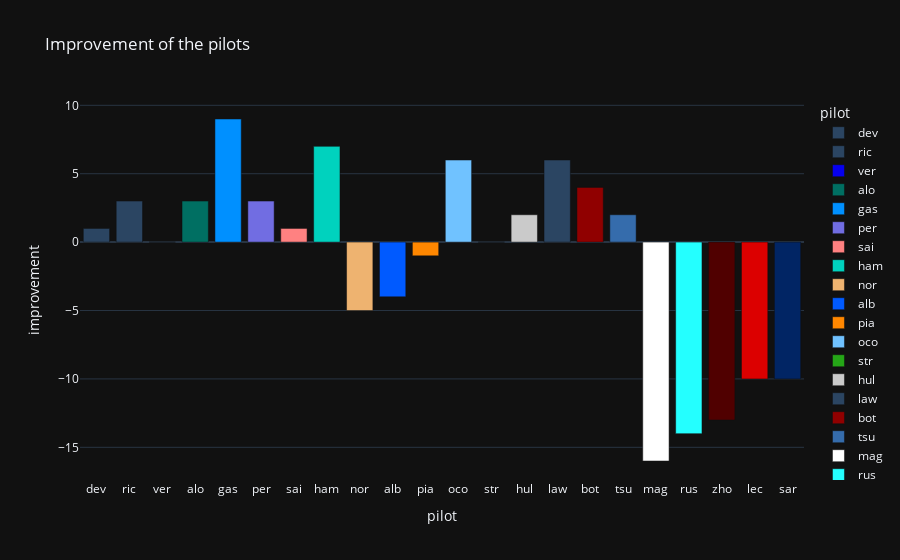

Notebook cell for this chart:
### Code cell
# px.scatter(last_gp, x="pilot", y="improvement", title="Improvement of the pilots", marginal_y="histogram", template="plotly_dark")
px.bar(last_gp, x="pilot", y="improvement", title="Improvement of the pilots", color="pilot", color_discrete_map=colors["pilot"], template="plotly_dark")
# invert the y axis

### Figure 1 — Plotly figure (JSON) as saved in the notebook; plotly's stock layout.template omitted (floating-point values rounded to 4 significant figures)
{"data": [{"alignmentgroup": "True", "hovertemplate": "pilot=%{x}<br>improvement=%{y}<extra></extra>", "legendgroup": "dev", "marker": {"color": "#2b4562", "pattern": {"shape": ""}}, "name": "dev", "offsetgroup": "dev", "orientation": "v", "showlegend": true, "textposition": "auto", "type": "bar", "x": ["dev"], "xaxis": "x", "y": [1], "yaxis": "y"}, {"alignmentgroup": "True", "hovertemplate": "pilot=%{x}<br>improvement=%{y}<extra></extra>", "legendgroup": "ric", "marker": {"color": "#2b4562", "pattern": {"shape": ""}}, "name": "ric", "offsetgroup": "ric", "orientation": "v", "showlegend": true, "textposition": "auto", "type": "bar", "x": ["ric"], "xaxis": "x", "y": [3], "yaxis": "y"}, {"alignmentgroup": "True", "hovertemplate": "pilot=%{x}<br>improvement=%{y}<extra></extra>", "legendgroup": "ver", "marker": {"color": "#0600ef", "pattern": {"shape": ""}}, "name": "ver", "offsetgroup": "ver", "orientation": "v", "showlegend": true, "textposition": "auto", "type": "bar", "x": ["ver"], "xaxis": "x", "y": [0], "yaxis": "y"}, {"alignmentgroup": "True", "hovertemplate": "pilot=%{x}<br>improvement=%{y}<extra></extra>", "legendgroup": "alo", "marker": {"color": "#006f62", "pattern": {"shape": ""}}, "name": "alo", "offsetgroup": "alo", "orientation": "v", "showlegend": true, "textposition": "auto", "type": "bar", "x": ["alo"], "xaxis": "x", "y": [3], "yaxis": "y"}, {"alignmentgroup": "True", "hovertemplate": "pilot=%{x}<br>improvement=%{y}<extra></extra>", "legendgroup": "gas", "marker": {"color": "#0090ff", "pattern": {"shape": ""}}, "name": "gas", "offsetgroup": "gas", "orientation": "v", "showlegend": true, "textposition": "auto", "type": "bar", "x": ["gas"], "xaxis": "x", "y": [9], "yaxis": "y"}, {"alignmentgroup": "True", "hovertemplate": "pilot=%{x}<br>improvement=%{y}<extra></extra>", "legendgroup": "per", "marker": {"color": "#716de2", "pattern": {"shape": ""}}, "name": "per", "offsetgroup": "per", "orientation": "v", "showlegend": true, "textposition": "auto", "type": "bar", "x": ["per"], "xaxis": "x", "y": [3], "yaxis": "y"}, {"alignmentgroup": "True", "hovertemplate": "pilot=%{x}<br>improvement=%{y}<extra></extra>", "legendgroup": "sai", "marker": {"color": "#ff8181", "pattern": {"shape": ""}}, "name": "sai", "offsetgroup": "sai", "orientation": "v", "showlegend": true, "textposition": "auto", "type": "bar", "x": ["sai"], "xaxis": "x", "y": [1], "yaxis": "y"}, {"alignmentgroup": "True", "hovertemplate": "pilot=%{x}<br>improvement=%{y}<extra></extra>", "legendgroup": "ham", "marker": {"color": "#00d2be", "pattern": {"shape": ""}}, "name": "ham", "offsetgroup": "ham", "orientation": "v", "showlegend": true, "textposition": "auto", "type": "bar", "x": ["ham"], "xaxis": "x", "y": [7], "yaxis": "y"}, {"alignmentgroup": "True", "hovertemplate": "pilot=%{x}<br>improvement=%{y}<extra></extra>", "legendgroup": "nor", "marker": {"color": "#eeb370", "pattern": {"shape": ""}}, "name": "nor", "offsetgroup": "nor", "orientation": "v", "showlegend": true, "textposition": "auto", "type": "bar", "x": ["nor"], "xaxis": "x", "y": [-5], "yaxis": "y"}, {"alignmentgroup": "True", "hovertemplate": "pilot=%{x}<br>improvement=%{y}<extra></extra>", "legendgroup": "alb", "marker": {"color": "#005aff", "pattern": {"shape": ""}}, "name": "alb", "offsetgroup": "alb", "orientation": "v", "showlegend": true, "textposition": "auto", "type": "bar", "x": ["alb"], "xaxis": "x", "y": [-4], "yaxis": "y"}, {"alignmentgroup": "True", "hovertemplate": "pilot=%{x}<br>improvement=%{y}<extra></extra>", "legendgroup": "pia", "marker": {"color": "#ff8700", "pattern": {"shape": ""}}, "name": "pia", "offsetgroup": "pia", "orientation": "v", "showlegend": true, "textposition": "auto", "type": "bar", "x": ["pia"], "xaxis": "x", "y": [-1], "yaxis": "y"}, {"alignmentgroup": "True", "hovertemplate": "pilot=%{x}<br>improvement=%{y}<extra></extra>", "legendgroup": "oco", "marker": {"color": "#70c2ff", "pattern": {"shape": ""}}, "name": "oco", "offsetgroup": "oco", "orientation": "v", "showlegend": true, "textposition": "auto", "type": "bar", "x": ["oco"], "xaxis": "x", "y": [6], "yaxis": "y"}, {"alignmentgroup": "True", "hovertemplate": "pilot=%{x}<br>improvement=%{y}<extra></extra>", "legendgroup": "str", "marker": {"color": "#25a617", "pattern": {"shape": ""}}, "name": "str", "offsetgroup": "str", "orientation": "v", "showlegend": true, "textposition": "auto", "type": "bar", "x": ["str"], "xaxis": "x", "y": [0], "yaxis": "y"}, {"alignmentgroup": "True", "hovertemplate": "pilot=%{x}<br>improvement=%{y}<extra></extra>", "legendgroup": "hul", "marker": {"color": "#cacaca", "pattern": {"shape": ""}}, "name": "hul", "offsetgroup": "hul", "orientation": "v", "showlegend": true, "textposition": "auto", "type": "bar", "x": ["hul"], "xaxis": "x", "y": [2], "yaxis": "y"}, {"alignmentgroup": "True", "hovertemplate": "pilot=%{x}<br>improvement=%{y}<extra></extra>", "legendgroup": "law", "marker": {"color": "#2b4562", "pattern": {"shape": ""}}, "name": "law", "offsetgroup": "law", "orientation": "v", "showlegend": true, "textposition": "auto", "type": "bar", "x": ["law"], "xaxis": "x", "y": [6], "yaxis": "y"}, {"alignmentgroup": "True", "hovertemplate": "pilot=%{x}<br>improvement=%{y}<extra></extra>", "legendgroup": "bot", "marker": {"color": "#900000", "pattern": {"shape": ""}}, "name": "bot", "offsetgroup": "bot", "orientation": "v", "showlegend": true, "textposition": "auto", "type": "bar", "x": ["bot"], "xaxis": "x", "y": [4], "yaxis": "y"}, {"alignmentgroup": "True", "hovertemplate": "pilot=%{x}<br>improvement=%{y}<extra></extra>", "legendgroup": "tsu", "marker": {"color": "#356cac", "pattern": {"shape": ""}}, "name": "tsu", "offsetgroup": "tsu", "orientation": "v", "showlegend": true, "textposition": "auto", "type": "bar", "x": ["tsu"], "xaxis": "x", "y": [2], "yaxis": "y"}, {"alignmentgroup": "True", "hovertemplate": "pilot=%{x}<br>improvement=%{y}<extra></extra>", "legendgroup": "mag", "marker": {"color": "#ffffff", "pattern": {"shape": ""}}, "name": "mag", "offsetgroup": "mag", "orientation": "v", "showlegend": true, "textposition": "auto", "type": "bar", "x": ["mag"], "xaxis": "x", "y": [-16], "yaxis": "y"}, {"alignmentgroup": "True", "hovertemplate": "pilot=%{x}<br>improvement=%{y}<extra></extra>", "legendgroup": "rus", "marker": {"color": "#24ffff", "pattern": {"shape": ""}}, "name": "rus", "offsetgroup": "rus", "orientation": "v", "showlegend": true, "textposition": "auto", "type": "bar", "x": ["rus"], "xaxis": "x", "y": [-14], "yaxis": "y"}, {"alignmentgroup": "True", "hovertemplate": "pilot=%{x}<br>improvement=%{y}<extra></extra>", "legendgroup": "zho", "marker": {"color": "#500000", "pattern": {"shape": ""}}, "name": "zho", "offsetgroup": "zho", "orientation": "v", "showlegend": true, "textposition": "auto", "type": "bar", "x": ["zho"], "xaxis": "x", "y": [-13], "yaxis": "y"}, {"alignmentgroup": "True", "hovertemplate": "pilot=%{x}<br>improvement=%{y}<extra></extra>", "legendgroup": "lec", "marker": {"color": "#dc0000", "pattern": {"shape": ""}}, "name": "lec", "offsetgroup": "lec", "orientation": "v", "showlegend": true, "textposition": "auto", "type": "bar", "x": ["lec"], "xaxis": "x", "y": [-10], "yaxis": "y"}, {"alignmentgroup": "True", "hovertemplate": "pilot=%{x}<br>improvement=%{y}<extra></extra>", "legendgroup": "sar", "marker": {"color": "#012564", "pattern": {"shape": ""}}, "name": "sar", "offsetgroup": "sar", "orientation": "v", "showlegend": true, "textposition": "auto", "type": "bar", "x": ["sar"], "xaxis": "x", "y": [-10], "yaxis": "y"}], "layout": {"barmode": "relative", "legend": {"title": {"text": "pilot"}, "tracegroupgap": 0}, "title": {"text": "Improvement of the pilots"}, "xaxis": {"anchor": "y", "categoryarray": ["dev", "ric", "ver", "alo", "gas", "per", "sai", "ham", "nor", "alb", "pia", "oco", "str", "hul", "law", "bot", "tsu", "mag", "rus", "zho", "lec", "sar"], "categoryorder": "array", "domain": [0, 1], "title": {"text": "pilot"}}, "yaxis": {"anchor": "x", "domain": [0, 1], "title": {"text": "improvement"}}}}
